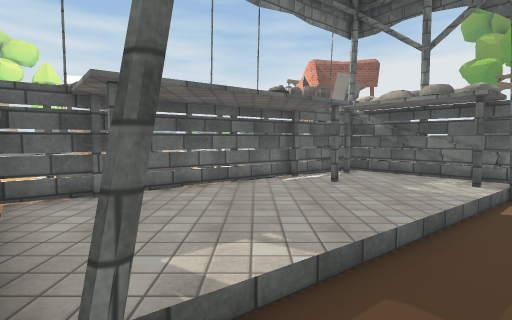
View 1 (above)

23 first-person views from a walk through a 3-D level made in the Unity game engine. The camera is 1.5 m above the floor, tilts 4° down and sees 80° across. The floor is counted in squares, 1.12 m on a side. Each view is taken from the middle of a square. On the plan, view 1 faces up. The plan holds only what a view shows up to about 14 squares ahead; the rest is blank. The place goes on beyond the plan. The player character is not drawn. Some surface patterns are stand-ins.

View 2
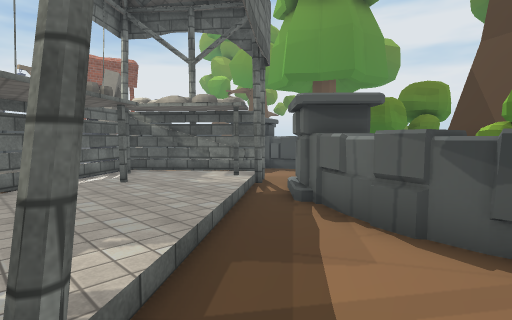

View 3
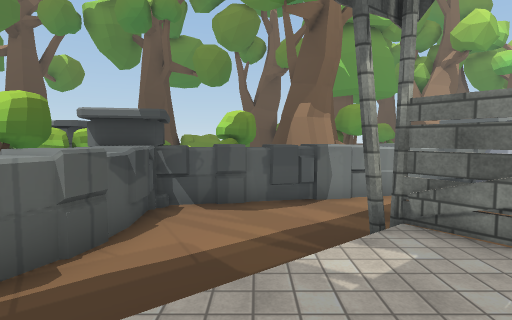

View 4
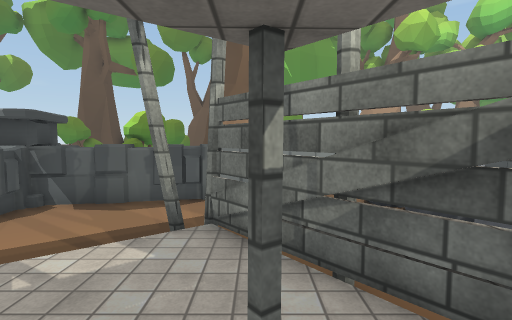

View 5
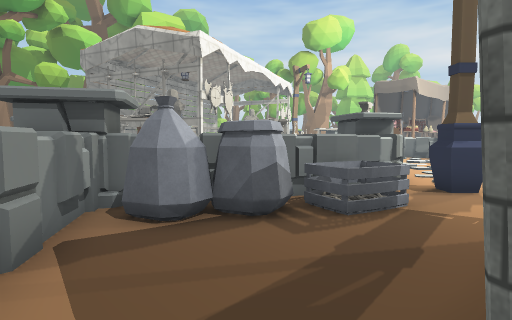

View 6
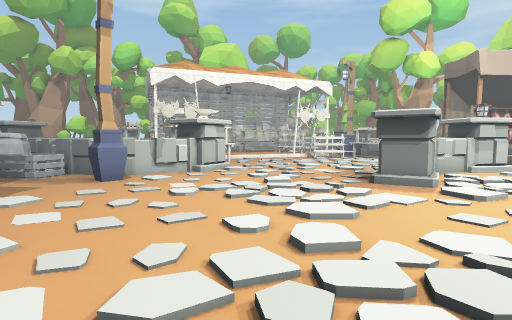

View 7
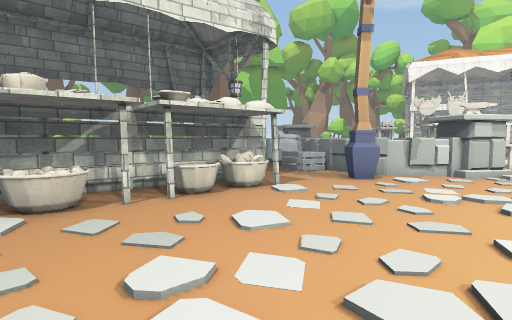

View 8
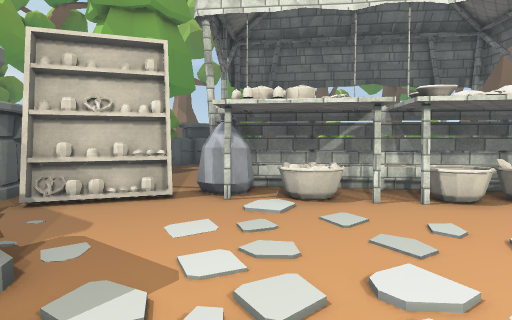

View 9
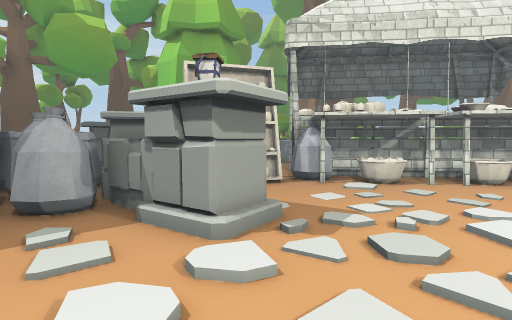

View 10
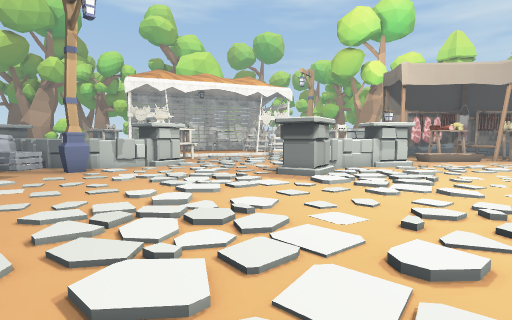

View 11
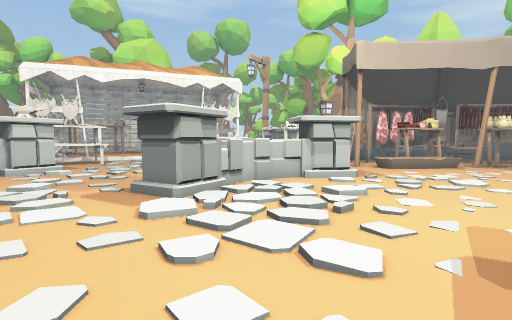

View 12
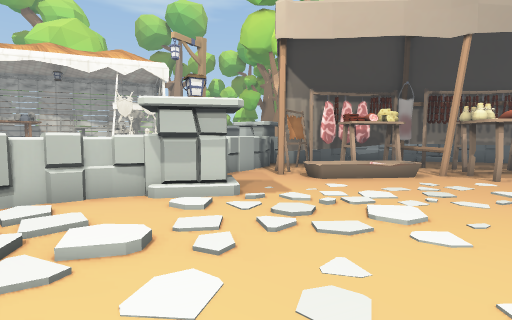

View 13
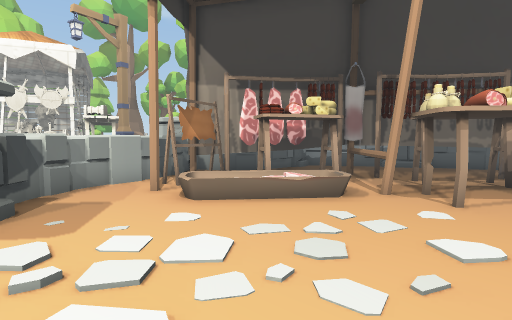

View 14
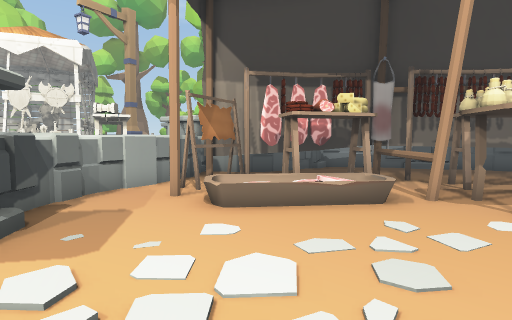

View 15
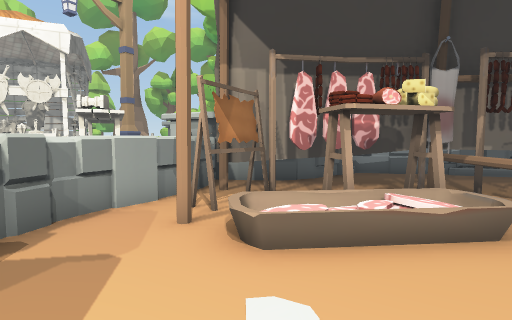

View 16
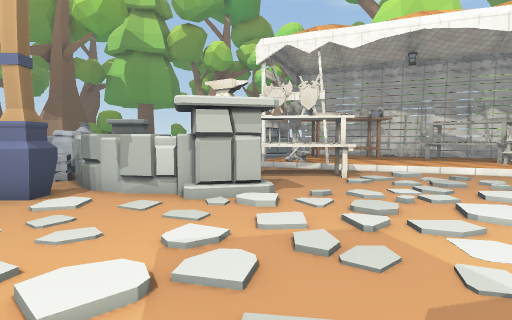

View 17
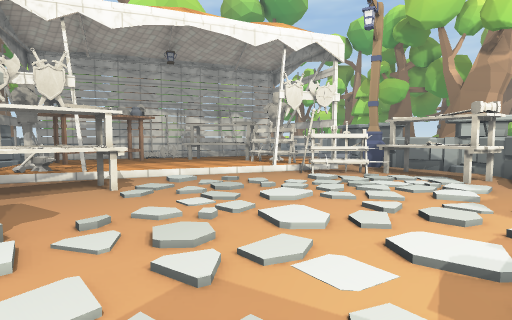

View 18
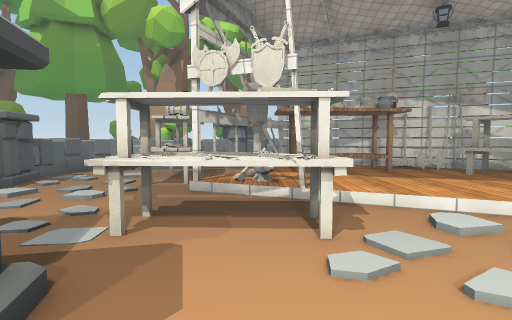

View 19
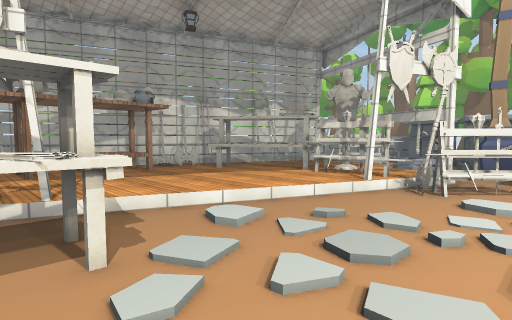

View 20
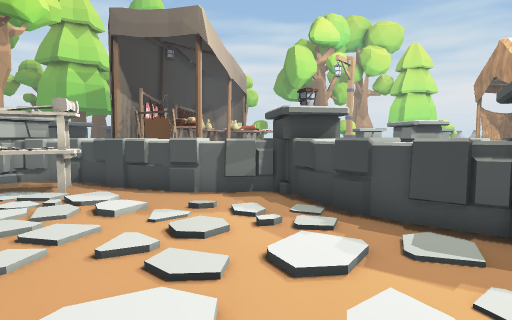

View 21
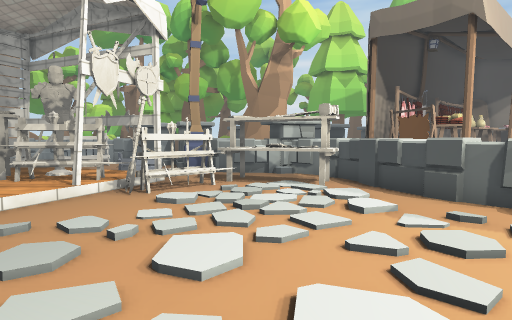

View 22
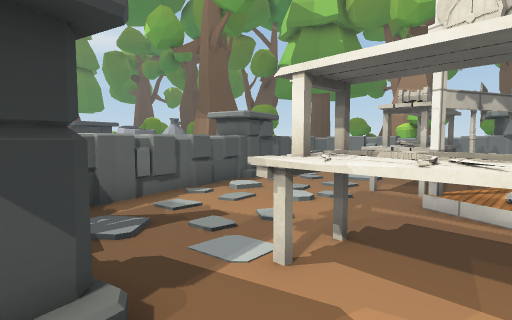

View 23
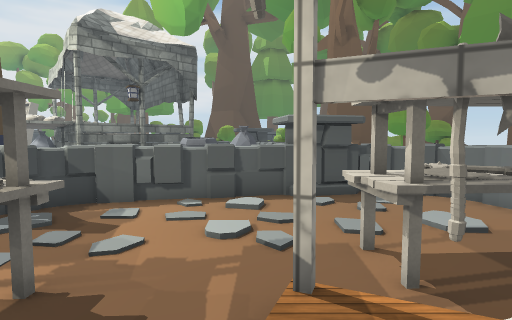

### Floor plan
Key: @ floor where view 1 was taken; # wall or solid block; . main floor; : floor 0.25 m higher than the main floor; / step, stairs or slope; = window, fence, low wall or low ledge; B basket; T tree; H hammer; A table; I thing the floor can be seen under or through; S sword; E axe; O other object.
Columns run from 34 left of view 1 to 10 right of it. Each row starts with its distance up from view 1.
 21    AA         OOOOO
 20        .... ....  ....  ....  .  ...
 19 #.A...A................/../..   //...#####O
 18 #....A.............../.../.... .//./.#  OOO
 17 I..A.II...........//......../.....OOOOO O
 16 .I..II==........////....../....../OO.   O
 15 ..IIIA====.......././/....../.../.....OOO
 14 ...II AA==...OO...//./....///........OOO
 13 ....III =#...OOOO./OO...../..........OO   O
 12 O....IIII...OOOOOOOOO................OO   O
 11 O###..I...OOOO......../.............OO .. O
 10    ### OOOOO../.......///.........OO###...O
  9      #OOO..../........//........##O#::##...OO
  8       OO OO../.................OO# :#::##...O
  7       # OO....................BBO#:::::##   O
  6       # OO......../../........B#:::::::##
  5       # OO........./.OOOO.#...#::::::///O
  4       ##.#S//../.....OOOOO....###:::/./O  OO
  3     #######E.............OO.O..##::/..OO   OO
  2    ## O ####../...OOO.....OOOO..#:/...OO  #
  1      OO   S::/.//.OOOO....OOO...##....O O #
  0      OOO:##S::://...OO....OOOO....@..OOOO
 -1        O:###:::::/#.......OOOO.......OOOO
 -2        #:###::::::://#.../.OOO...OOOOOOOO
 -3       ##::###::::::HO......OOOOOOOOOO OOO
 -4       #######::::::OEHO....OO  O   OO
 -5          ####:AAAA::O#E....OO   TTT O
 -6            #EHAAAA::.# ....OO TTT T       O
 -7           OOO### ::/.##....O    T TOOO OO O
 -8              OO#### .. .OOOO  OOTTTO   OT

Where each view was taken, in squares from view 1:
view 1: 0 up, 0 right, facing up
view 2: 0 up, 1 left, facing up-right
view 3: 6 up, 1 right, facing down
view 4: 6 up, 2 left, facing down
view 5: 0 up, 0 right, facing left
view 6: 16 up, 4 left, facing down-left
view 7: 16 up, 4 left, facing down
view 8: 16 up, 4 left, facing down-right
view 9: 20 up, 4 left, facing down-right
view 10: 20 up, 4 left, facing down-left
view 11: 20 up, 10 left, facing down-left
view 12: 20 up, 16 left, facing down-left
view 13: 20 up, 21 left, facing down-left
view 14: 19 up, 21 left, facing down-left
view 15: 17 up, 22 left, facing down-left
view 16: 12 up, 13 left, facing down
view 17: 10 up, 13 left, facing down-left
view 18: 6 up, 15 left, facing down
view 19: 5 up, 15 left, facing down-left
view 20: 6 up, 15 left, facing up-left
view 21: 6 up, 15 left, facing left
view 22: 4 up, 15 left, facing down-right
view 23: 2 down, 16 left, facing right
